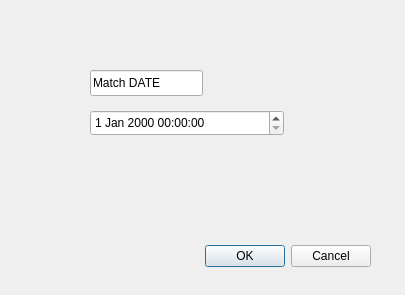
<?xml version="1.0" encoding="UTF-8"?>
<ui version="4.0">
 <class>smallwindow</class>
 <widget class="QDialog" name="smallwindow">
  <property name="geometry">
   <rect>
    <x>0</x>
    <y>0</y>
    <width>405</width>
    <height>295</height>
   </rect>
  </property>
  <property name="windowTitle">
   <string>Dialog</string>
  </property>
  <widget class="QDialogButtonBox" name="buttonBox">
   <property name="geometry">
    <rect>
     <x>30</x>
     <y>240</y>
     <width>341</width>
     <height>32</height>
    </rect>
   </property>
   <property name="orientation">
    <enum>Qt::Orientation::Horizontal</enum>
   </property>
   <property name="standardButtons">
    <set>QDialogButtonBox::StandardButton::Cancel|QDialogButtonBox::StandardButton::Ok</set>
   </property>
  </widget>
  <widget class="QDateTimeEdit" name="dateTimeEdit">
   <property name="geometry">
    <rect>
     <x>90</x>
     <y>110</y>
     <width>194</width>
     <height>26</height>
    </rect>
   </property>
  </widget>
  <widget class="QLineEdit" name="lineEdit">
   <property name="geometry">
    <rect>
     <x>90</x>
     <y>70</y>
     <width>113</width>
     <height>26</height>
    </rect>
   </property>
   <property name="text">
    <string>Match DATE</string>
   </property>
  </widget>
 </widget>
 <resources/>
 <connections>
  <connection>
   <sender>buttonBox</sender>
   <signal>accepted()</signal>
   <receiver>smallwindow</receiver>
   <slot>accept()</slot>
   <hints>
    <hint type="sourcelabel">
     <x>248</x>
     <y>254</y>
    </hint>
    <hint type="destinationlabel">
     <x>157</x>
     <y>274</y>
    </hint>
   </hints>
  </connection>
  <connection>
   <sender>buttonBox</sender>
   <signal>rejected()</signal>
   <receiver>smallwindow</receiver>
   <slot>reject()</slot>
   <hints>
    <hint type="sourcelabel">
     <x>316</x>
     <y>260</y>
    </hint>
    <hint type="destinationlabel">
     <x>286</x>
     <y>274</y>
    </hint>
   </hints>
  </connection>
 </connections>
</ui>
